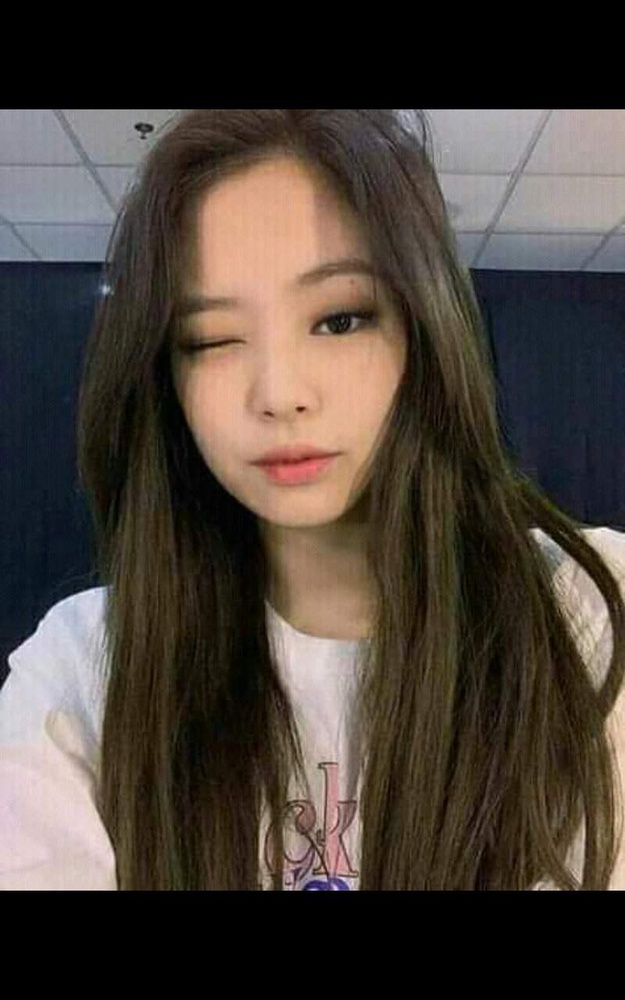
#> input picture jeni.jpg, 625 x 1000 px, shrunk from 800 x 1280 before the run
$ python face_haarcascade.py
#> lines starting #> are read from the running program, lines starting #| are printed output that depends on the picture; after the words box and inside, x2 and y2 are one past the last pixel; in counts of white or black regions, pixels touching at a corner belong together
import cv2

face_cascade = cv2.CascadeClassifier('./haarcascade_frontalface_default.xml')

img = cv2.imread('jeni.jpg')
#> img is the input picture: shape (1000, 625, 3); mean B, G, R 57, 64.5, 73.6
gray = cv2.cvtColor(img, cv2.COLOR_BGR2GRAY)
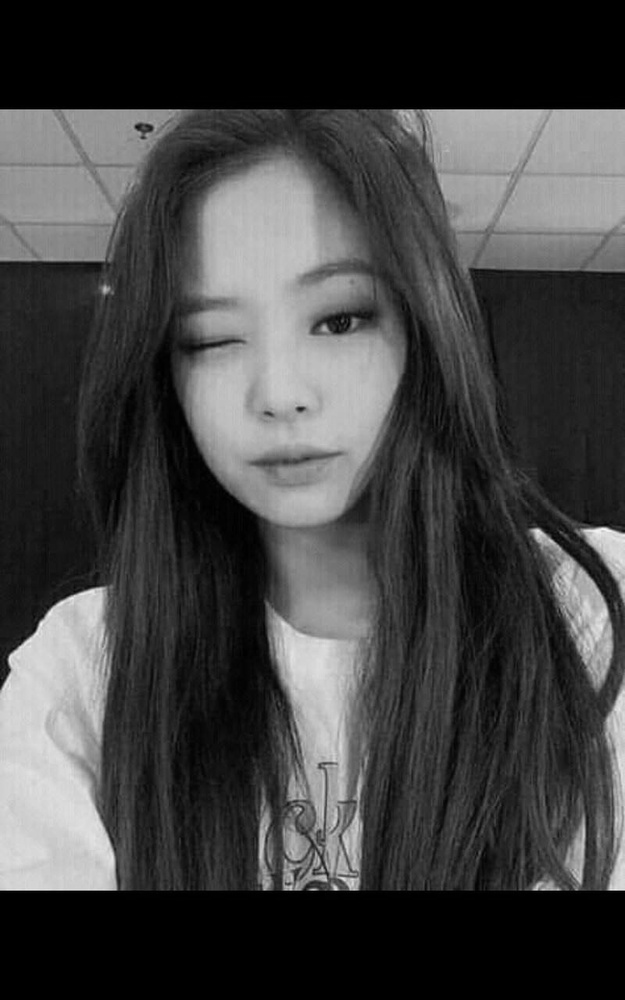
#> gray: shape (1000, 625); min 0, max 250, mean 66.3
faces = face_cascade.detectMultiScale(gray, 1.1, 4)
#> faces = [[265, 726, 100, 100], [289, 725, 103, 103], [136, 229, 296, 296]]

for (x, y, w, h) in faces:
    cv2.rectangle(img, (x,y), (x+w, y+h), (255, 0, 0), 3)
#> this loop made 3 passes
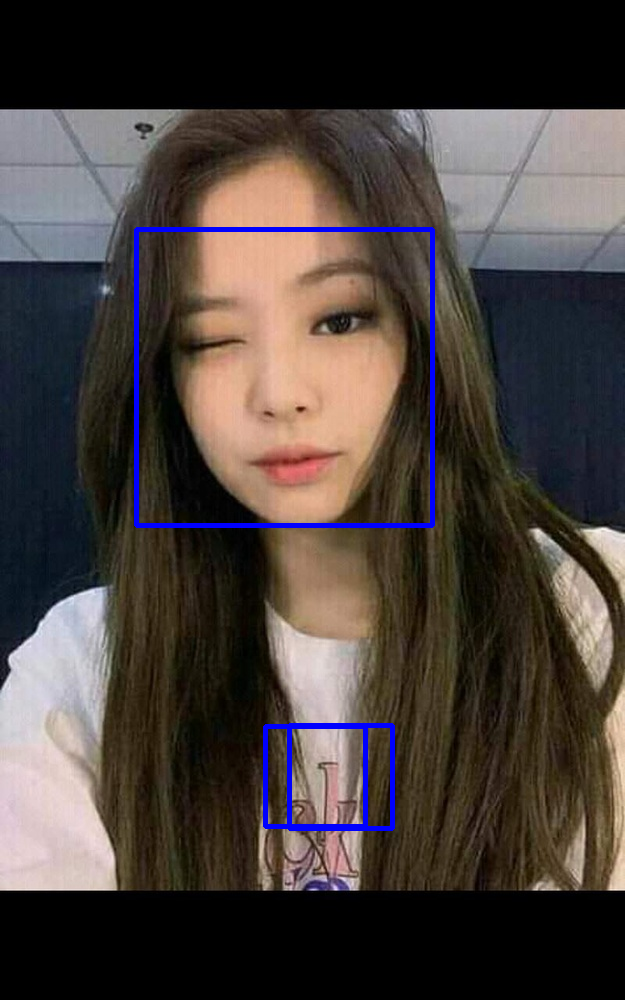
#> img: shape (1000, 625, 3); 1.5% of pixels changed, all inside (x1, y1, x2, y2) = (134, 227, 435, 831)
cv2.imshow('img', img)
cv2.waitKey()
